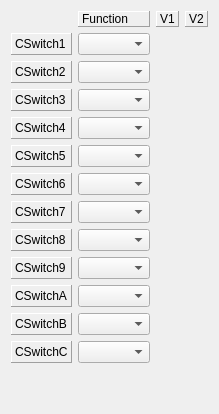
     <widget class="QWidget" name="tabSwitch">
      <attribute name="title">
       <string>Switches</string>
      </attribute>
      <layout class="QGridLayout" name="gridLayout_8" rowstretch="0,0,0,0,0,0,0,0,0,0,0,0,0,0" columnstretch="0,0,0,0">
       <item row="1" column="0">
        <widget class="QLabel" name="label_30">
         <property name="frameShape">
          <enum>QFrame::Panel</enum>
         </property>
         <property name="frameShadow">
          <enum>QFrame::Raised</enum>
         </property>
         <property name="text">
          <string>CSwitch1</string>
         </property>
        </widget>
       </item>
       <item row="1" column="1">
        <widget class="QComboBox" name="cswitchFunc_1"/>
       </item>
       <item row="2" column="0">
        <widget class="QLabel" name="label_31">
         <property name="frameShape">
          <enum>QFrame::Panel</enum>
         </property>
         <property name="frameShadow">
          <enum>QFrame::Raised</enum>
         </property>
         <property name="text">
          <string>CSwitch2</string>
         </property>
        </widget>
       </item>
       <item row="2" column="1">
        <widget class="QComboBox" name="cswitchFunc_2"/>
       </item>
       <item row="3" column="0">
        <widget class="QLabel" name="label_32">
         <property name="frameShape">
          <enum>QFrame::Panel</enum>
         </property>
         <property name="frameShadow">
          <enum>QFrame::Raised</enum>
         </property>
         <property name="text">
          <string>CSwitch3</string>
         </property>
        </widget>
       </item>
       <item row="3" column="1">
        <widget class="QComboBox" name="cswitchFunc_3"/>
       </item>
       <item row="4" column="0">
        <widget class="QLabel" name="label_33">
         <property name="frameShape">
          <enum>QFrame::Panel</enum>
         </property>
         <property name="frameShadow">
          <enum>QFrame::Raised</enum>
         </property>
         <property name="text">
          <string>CSwitch4</string>
         </property>
        </widget>
       </item>
       <item row="4" column="1">
        <widget class="QComboBox" name="cswitchFunc_4"/>
       </item>
       <item row="5" column="0">
        <widget class="QLabel" name="label_34">
         <property name="frameShape">
          <enum>QFrame::Panel</enum>
         </property>
         <property name="frameShadow">
          <enum>QFrame::Raised</enum>
         </property>
         <property name="text">
          <string>CSwitch5</string>
         </property>
        </widget>
       </item>
       <item row="5" column="1">
        <widget class="QComboBox" name="cswitchFunc_5"/>
       </item>
       <item row="6" column="1">
        <widget class="QComboBox" name="cswitchFunc_6"/>
       </item>
       <item row="0" column="1">
        <widget class="QLabel" name="cswFuncLabel">
         <property name="frameShape">
          <enum>QFrame::Panel</enum>
         </property>
         <property name="frameShadow">
          <enum>QFrame::Raised</enum>
         </property>
         <property name="text">
          <string>Function</string>
         </property>
        </widget>
       </item>
       <item row="0" column="2">
        <widget class="QLabel" name="cswCol1">
         <property name="frameShape">
          <enum>QFrame::Panel</enum>
         </property>
         <property name="frameShadow">
          <enum>QFrame::Raised</enum>
         </property>
         <property name="text">
          <string>V1</string>
         </property>
        </widget>
       </item>
       <item row="0" column="3">
        <widget class="QLabel" name="cswCol2">
         <property name="frameShape">
          <enum>QFrame::Panel</enum>
         </property>
         <property name="frameShadow">
          <enum>QFrame::Raised</enum>
         </property>
         <property name="text">
          <string>V2</string>
         </property>
        </widget>
       </item>
       <item row="6" column="0">
        <widget class="QLabel" name="label_35">
         <property name="frameShape">
          <enum>QFrame::Panel</enum>
         </property>
         <property name="frameShadow">
          <enum>QFrame::Raised</enum>
         </property>
         <property name="text">
          <string>CSwitch6</string>
         </property>
        </widget>
       </item>
       <item row="7" column="0">
        <widget class="QLabel" name="label_81">
         <property name="frameShape">
          <enum>QFrame::Panel</enum>
         </property>
         <property name="frameShadow">
          <enum>QFrame::Raised</enum>
         </property>
         <property name="text">
          <string>CSwitch7</string>
         </property>
        </widget>
       </item>
       <item row="8" column="0">
        <widget class="QLabel" name="label_82">
         <property name="frameShape">
          <enum>QFrame::Panel</enum>
         </property>
         <property name="frameShadow">
          <enum>QFrame::Raised</enum>
         </property>
         <property name="text">
          <string>CSwitch8</string>
         </property>
        </widget>
       </item>
       <item row="9" column="0">
        <widget class="QLabel" name="label_99">
         <property name="frameShape">
          <enum>QFrame::Panel</enum>
         </property>
         <property name="frameShadow">
          <enum>QFrame::Raised</enum>
         </property>
         <property name="text">
          <string>CSwitch9</string>
         </property>
        </widget>
       </item>
       <item row="10" column="0">
        <widget class="QLabel" name="label_100">
         <property name="frameShape">
          <enum>QFrame::Panel</enum>
         </property>
         <property name="frameShadow">
          <enum>QFrame::Raised</enum>
         </property>
         <property name="text">
          <string>CSwitchA</string>
         </property>
        </widget>
       </item>
       <item row="11" column="0">
        <widget class="QLabel" name="label_101">
         <property name="frameShape">
          <enum>QFrame::Panel</enum>
         </property>
         <property name="frameShadow">
          <enum>QFrame::Raised</enum>
         </property>
         <property name="text">
          <string>CSwitchB</string>
         </property>
        </widget>
       </item>
       <item row="12" column="0">
        <widget class="QLabel" name="label_102">
         <property name="frameShape">
          <enum>QFrame::Panel</enum>
         </property>
         <property name="frameShadow">
          <enum>QFrame::Raised</enum>
         </property>
         <property name="text">
          <string>CSwitchC</string>
         </property>
        </widget>
       </item>
       <item row="13" column="0">
        <spacer name="verticalSpacer">
         <property name="orientation">
          <enum>Qt::Vertical</enum>
         </property>
         <property name="sizeHint" stdset="0">
          <size>
           <width>20</width>
           <height>40</height>
          </size>
         </property>
        </spacer>
       </item>
       <item row="7" column="1">
        <widget class="QComboBox" name="cswitchFunc_7"/>
       </item>
       <item row="8" column="1">
        <widget class="QComboBox" name="cswitchFunc_8"/>
       </item>
       <item row="9" column="1">
        <widget class="QComboBox" name="cswitchFunc_9"/>
       </item>
       <item row="10" column="1">
        <widget class="QComboBox" name="cswitchFunc_10"/>
       </item>
       <item row="11" column="1">
        <widget class="QComboBox" name="cswitchFunc_11"/>
       </item>
       <item row="12" column="1">
        <widget class="QComboBox" name="cswitchFunc_12"/>
       </item>
      </layout>
     </widget>
